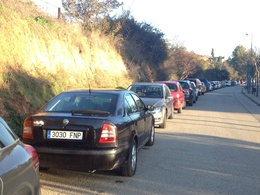
%> input picture database/test_13.JPG, 260 x 195 px, shrunk from 3264 x 2448 before the run
$ octave CV_Short_Project_Bernardo_Mitjans.m   (GNU Octave 9; MATLAB toolbox functions it lacks are replaced by stand-ins)
%> lines starting %> are read from the running program, lines starting %| are printed output that depends on the picture; in (x1, y1, x2, y2) boxes, pixels count from 0 and x2, y2 are one past the last pixel; in counts of white or black regions, pixels touching at a corner belong together; the program's own positions count from 1
### OCR.m
function [ w_character ] = OCR(car_plate, gaps, gap_flag)
% This function computes the correlation between the character
% template and the car plate of the vehicle coming from the binarized
% image. The output is a string containing the character symbol.
% The size of the input image must be 42 x 24 pixels in order to compute
% the comparison with the template.

format long g % To perform the comparison of correlations more precisely.

global chars nums
gaps = gaps > 3*median(gaps(1:end-1));

w_character = [];

% We divide the character array into two subarrays: one for the letters
% and another for the numbers.
let_array = [];
num_array = [];

% Variable defined to count the number of gaps between sets of characters.
count = 0;

for element = 1:size(car_plate,2)
    % We start by computing different binarizations and extracting the best
    % one just before begin with the Optical Character Recognition
    temp_im = car_plate{1,element};

    is_one = false;

    % POST-PROCESSING:
    % It is aimed to removing any other black pixels than the main
    % letter (in case its bounding box interfered with other
    % obstacles). Also, it seeks to restrain the BB the closest to the
    % letter, to make the OCR comparison easier.

    thresh = graythresh(temp_im);
    temp2 = im2bw(temp_im,thresh);
    temp2 = imdilate(not(temp2),strel('disk',1));
    [Ltemp, ntemp] = bwlabel(temp2,4);
    regs = regionprops('table',Ltemp,'Area','BoundingBox');
    table = [(1:ntemp)' regs.BoundingBox regs.Area];

    if not(isempty(table))

        table = sortrows(table,-6);

        letter = imcrop(ismember(Ltemp,table(1,1)),table(1,2:5));

        if size(letter,1)/size(letter,2) > 2.5
            % Checks whether the number can be a 1
            is_one = true;
        end
        letter2 = imresize(letter,[42 24]); % Finally, we rescale the image
        % so we can compare with the templates.

%         figure; imshow(not(letter2));

        % From now on, we perform the OCR analysis:
        if gap_flag && count == 0 % If there are no gaps, we perform
                                  % the OCR standard method (for spanish
                                  % LPs)

            index1 = 1;
            index2 = 1;

            correl1 = 0;
            correl2 = 0;

            % We have finally decided to separate the character-template
            % comparisons into two different arrays in order to avoid some
            % extra confusions (i.e. 8 <--> B).

            % For each element in the array composed by letters, we
            % calculate the correlation between the letter coming from the
            % image and the letter coming from the template. We storage
            % this value as well as the template so we can finally print it.
            for new_element = 1:size(chars,2)

                r1 = corr2(chars{1,new_element},letter2);

                if r1 > correl1
                    let_array(element,:) = [index1, r1];
                    correl1 = r1;
                end

                index1 = index1 + 1;
            end

            % The same statement for the array of numbers.
            for new_element = 1:size(nums,2)

                r2 = corr2(nums{1,new_element},letter2);

                if r2 > correl2
                    num_array(element,:) = [index2, r2];
                    correl2 = r2;

                end

                index2 = index2 + 1;

            end

            % Arrived at this point, we have decided to apply heuristics because of
            % confusions that have appeared along the OCR process.
            % Basically, we establish certain correlation thresholds that the
            % elements need to pass in order to get storaged. We decided to assign a
            % correlation of 0.6 as a good one.

            % Heuristics to distinguish between 7, 3 and 1
            if is_one && ((num_array(element,2) > 0.3 && num_array(element,1) == 8) || num_array(element,1) == 4)
                num_array(element,:) = [2, 0.6]; % Reliable correlation
            end

            % Heuristics to distinguish between 5 and 6
            if (num_array(element,1) == 6 || num_array(element,1) == 7)
                if letter2(28,3) == 1
                    % It is a 6
                    num_array(element,:) = [7, 0.6]; % Reliable correlation
                else
                    % It is a 5
                    num_array(element,:) = [6, 0.6]; % Reliable correlation
                end
            end

            % Heuristics to distinguish between C and G
            if (let_array(element,1) == 3)
                if (letter2(25,14) == 1)
                    % It is a G
                    let_array(element,:) = [7, 0.6]; % Reliable correlation
                end
            end

            % Heuristics to distinguish between D and G
            if (let_array(element,1) == 4)
                if (letter2(14,20) == 0)
                    % It is a G
                    let_array(element,:) = [7, 0.6]; % Reliable correlation
                end
            end

            % Heuristics to distinguish between L and C
            if (let_array(element,1) == 12)
                if (letter2(4,16) == 1)
                    % It is a C
                    let_array(element,:) = [3, 0.6]; % Reliable correlation
                end
            end

            % Heuristics to distinguish between D and O.
            % In this case, we perform an erode in order to try to
            % discriminate in a better way between these two characters.
            if (let_array(element,1) == 15)
                letter3 = imerode(letter2,strel('disk',2));
                r_D = corr2(chars{1,4},letter3);
                r_O = corr2(chars{1,15},letter3);
                if r_D > r_O
                    % It is a D
                    let_array(element,:) = [4, 0.6]; % Reliable correlation
                end
            end

            % Heuristics to distinguish between B, S and H.
            if (let_array(element,1) == 19 || let_array(element,1) == 2 || let_array(element,1) == 8)
                if (letter2(13,20) == 1 || letter2(28,6) == 1) && (letter2(4,12) == 1 || letter2(42,12) == 1)
                    % It is a B
                    let_array(element,:) = [2, 0.6]; % Reliable correlation
                elseif (letter2(4,12) == 0 || letter2(42,12) == 0)
                    % It is a H
                    w_character(element,:) = [8, 0.6]; % Reliable correlation
                else
                    % It is a S
                    let_array(element,:) = [19, 0.6]; % Reliable correlation
                end
            end

            % Heuristics to distinguish between W and R.
            if(let_array(element,1) == 18)
                if (letter2(11,12) == 1)
                    % It is a W
                    let_array(element,:) = [23, 0.6]; % Reliable correlation
                end
            end

            % Heuristics to distinguish between M, W and V.
            if(let_array(element,1) == 22 || let_array(element,1) == 13)
                if (letter2(7,12) == 1)
                    % It is a W
                    let_array(element,:) = [23, 0.6]; % Reliable correlation
                elseif (letter2(39,5) == 1 || letter2 (39,18) == 1)
                    % It is a M
                    let_array(element,:) = [13, 0.6]; % Reliable correlation
                end
            end

            % Here we calculate if there is a gap or not between a
            % set of characters.
            if gaps(element) == 1

                % In the case there is at least one gap, we look at first
                % if the preliminary set of characters are letters or numbers
                conj = let_array(:,2) - num_array(:,2);
                conj = conj > 0;

                if sum(conj) > length(conj)/2
                    % If there exists a higher correlation with letters
                    % in comparison to the numbers:
                    w_character = [let_array(:,1)+10 let_array(:,2)];
                    count = 2; % The next character set will be a number set.
                else
                    w_character = num_array;
                    count = 1; % The next character set will be a letter set.
                end

            end

        elseif (~gap_flag && (element > 4)) || count == 1
            % In the case the next set is a letter set:

            index1 = 1;

            correl1 = 0;

            for new_element = 1:size(chars,2)

                r1 = corr2(chars{1,new_element},letter2);

                if r1 > correl1
                    w_character(element,:) = [index1 + 10, r1];
                    correl1 = r1;
                end

                index1 = index1 + 1;
            end

            % Heuristics to distinguish between C and G
            if (w_character(element,1) == 13)
                if (letter2(25,14) == 1)
                    % It is a G
                    w_character(element,:) = [17, 0.6]; % Reliable correlation
                end
            end

            % Heuristics to distinguish between D and G
            if (w_character(element,1) == 14)
                if (letter2(14,20) == 0)
                    % It is a G
                    w_character(element,:) = [17, 0.6]; % Reliable correlation
                end
            end

            % Heuristics to distinguish between L and C.
            if (w_character(element,1) == 22)
                if (letter2(4,16) == 1)
                    % It is a C
                    w_character(element,:) = [13, 0.6]; % Reliable correlation
                end
            end

            % Heuristics to distinguish between D and O.
            % We return to perform an erode in order to try to
            % discriminate in a better way between these two characters.
            if (w_character(element,1) == 25)
                letter3 = imerode(letter2,strel('disk',2));
                r_D = corr2(chars{1,4},letter3);
                r_O = corr2(chars{1,15},letter3);
                if r_D > r_O
                    % It is a D
                    w_character(element,:) = [14, 0.6];
                else
                    % Further experimentation to verify that D is the
                    % pursued character.
                    if letter3(6,3) == 0
                        % It is a D
                        w_character(element,:) = [14, 0.6]; % Reliable correlation
                    end
                end
            end

            % Heuristics to distinguish between B, S and H.
            if (w_character(element,1) == 29 || w_character(element,1) == 12 || w_character(element,1) == 18)
                if (letter2(13,20) == 1 || letter2(28,6) == 1) && (letter2(4,12) == 1 || letter2(42,12) == 1)
                    % It is a B
                    w_character(element,:) = [12, 0.6]; % Reliable correlation
                elseif (letter2(4,12) == 0 || letter2(42,12) == 0)
                    % It is a H
                    w_character(element,:) = [18, 0.6]; % Reliable correlation
                else
                    % It is a S
                    w_character(element,:) = [29, 0.6]; % Reliable correlation
                end
            end

            % Heuristics to distinguish between W and R.
            if(w_character(element,1) == 28)
                if (letter2(11,12) == 1)
                    % It is a W
                    w_character(element,:) = [33, 0.6];
                end
            end

            % Heuristics to distinguish between M, W and V.
            if(w_character(element,1) == 32 || w_character(element,1) == 23)
                if (letter2(7,12) == 1)
                    % It is a W
                    w_character(element,:) = [33, 0.6]; % Reliable correlation
                elseif (letter2(39,5) == 1 || letter2 (39,18) == 1)
                    % It is an M
                    w_character(element,:) = [23, 0.6]; % Reliable correlation
                end
            end

            if gaps(element) == 1
                count = 2; % The next character set will be a number set.
            end

        elseif (~gap_flag && element <= 4) || count == 2
            % In the case the next set is a number set:

            index2 = 1;

            correl2 = 0;

            for new_element = 1:size(nums,2)

                r2 = corr2(nums{1,new_element},letter2);

                if r2 > correl2
                    w_character(element,:) = [index2, r2];
                    correl2 = r2;
                end

                index2 = index2 + 1;

            end

            % Heuristics to distinguish between 7, 3 and 1.
            if is_one && ((w_character(element,2) > 0.3 && w_character(element,1) == 8) || w_character(element,1) == 4)
                w_character(element,:) = [2, 0.6];
            end

            % Heuristics to distinguish between 5 and 6.
            if (w_character(element,1) == 6 || w_character(element,1) == 7)
                if letter2(28,3) == 1
                    % It is a 6
                    w_character(element,:) = [7, 0.6]; % Reliable correlation
                else
                    % It is a 5
                    w_character(element,:) = [6, 0.6]; % Reliable correlation
                end
            end

            if gaps(element) == 1
                count = 1; % The next character set will be a number set.
            end

        end

    end


end

return

### CV_Short_Project_Bernardo_Mitjans.m
%%%%%%%%%%%%%%%%%%%%%%%%%%%%%%%%%
% CAR LICENSE PLATE RECOGNITION %
%%%%%%%%%%%%%%%%%%%%%%%%%%%%%%%%%
%
% by Bruno Bernardo and Marc Mitjans

close all;
warning('off');
clc;

%% Image initialization and preprocessing

% We start by converting the input image into a grayscale image and
% removing the noise with "medfilt".

[filename, filepath] = uigetfile('*.jpg','*.png');
%> the answer given: database/test_13.JPG
I_orig = imread([filepath, filename]);
%> I_orig is the input picture: size 195x260x3 uint8; mean R, G, B 150, 147.6, 139.5

Ig = rgb2gray(I_orig);
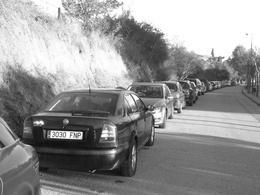
%> Ig: size 195x260 uint8; min 7, max 255, mean 147.4

% We store the number of rows and columns for further calculus.
[m,n] = size(Ig);

Ig = medfilt2(Ig,[3 3]);
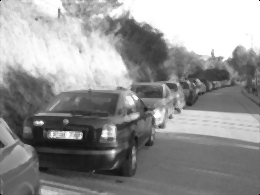
%> Ig: size 195x260 uint8; min 0, max 255, mean 147.3

%% Image filtering - Binary edge map

% Using vertical edge detection preserves enough edge information in the
% plate area while it removes lots of horizontal edges around the License
% Plate.

BW = edge(Ig,'sobel',[],'vertical','nothinning');
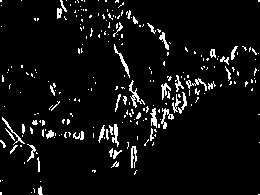
%> BW: size 195x260 logical; 5.8% white in thin lines or dots

%% Coarse candidate detection

% Taking into account that both horizontal and vertical translational steps
% are about 15% of the current width and height and the aspectio ratio is
% placed in 4.0:

aspect_ratio = 4.0;

% We compute the integral image. An integral image
% lets us rapidly calculate summations over image subregions(i.e.
% summations of pixels; and can be performed in constant time, regardless
% of the neighborhood size).

intIm = integralImage(BW);
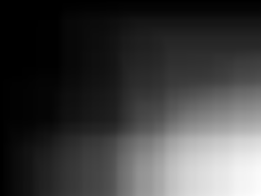
%> intIm: size 196x261 double; min 0, max 2927, mean 725.2; drawn with min black and max white


% To store the candidates we need to store for each window the following
% values: row, column, height and width.
candidates = zeros(10000,4);

% We slide the window through the image. It is important to know that
% i are rows, j are columns. But, on the other hand, x are columns (j)
% and y are rows(i).

% Definition of the minimum and maximum height values of the sliding
% window:
H_min = 20;
H_max = 120;

figure; imshow(BW); hold on; title('Candidate detection');

% We store the labels for the 8-connected objects found in BW as well as
% the number of these connected objects.
[L, num] = bwlabel(BW);
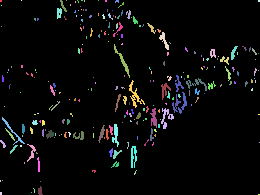
%> L: size 195x260 double; 244 distinct labels, from 0 to 243; one colour per label, 0 black
%> num = 243

% Now, we storage the measures of the Bounding Boxes of all the connected
% components:
regs = regionprops('table',L,'BoundingBox');
%> regs = 243 regions; largest, box (x1, y1, x2, y2): (2, 117, 25, 145), (114, 44, 130, 78), (129, 80, 145, 108), (161, 108, 174, 129), (186, 78, 207, 91)
%> (the rest of the program and of its run is left out)
